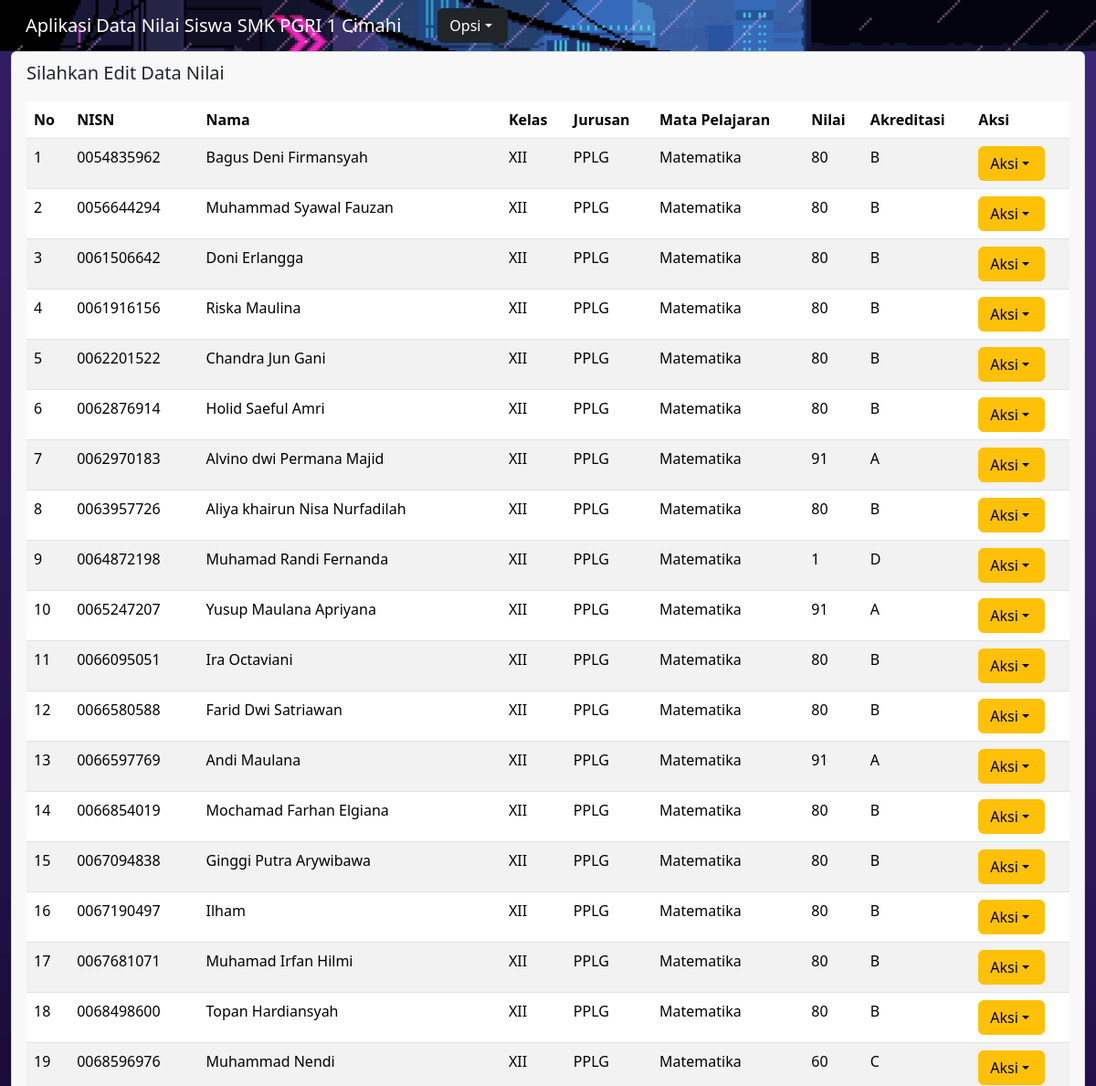
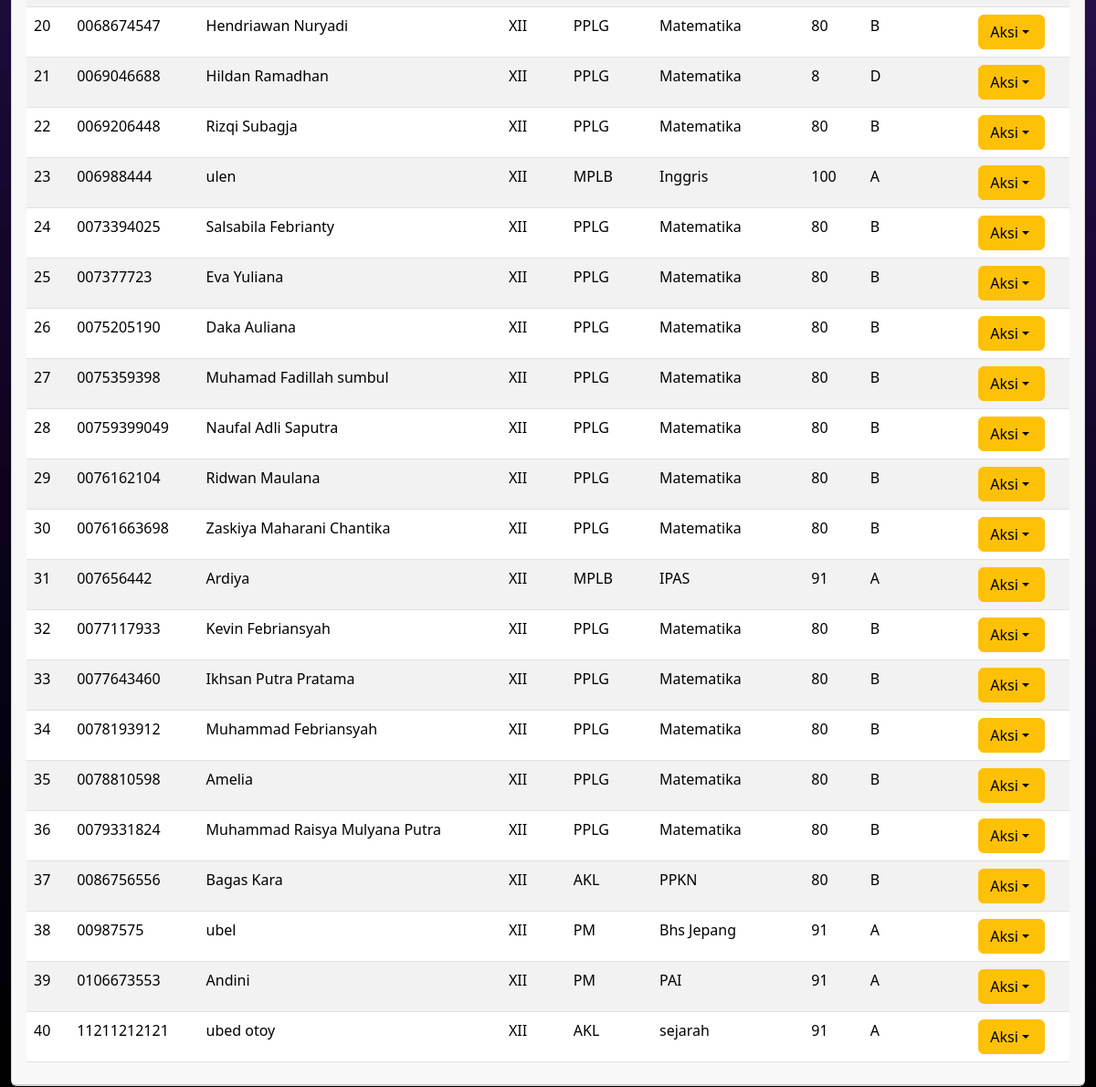
The page / on the database its author committed (2 pictures, top to bottom).
### tables this page shows
CREATE TABLE `tb_nilai` (
  `nisn` varchar(15) NOT NULL,
  `nama` varchar(50) NOT NULL,
  `kelas` varchar(3) NOT NULL,
  `jurusan` text NOT NULL,
  `mata_pelajaran` text NOT NULL,
  `nilai` int(11) NOT NULL
);

### index.php (the view, shortened to what this page needs)
<!doctype html>
<?php
include 'koneksi.php';
?>
<html lang="en">
<head>
  <link rel="stylesheet" href="https://cdn.jsdelivr.net/npm/bootstrap@5.3.3/dist/css/bootstrap.rtl.min.css">
</head>
<body>
  <nav class="navbar navbar-expand-lg navbar-dark bg-dark navbar-custom">
    <div class="container-fluid">
      <a class="navbar-brand">Aplikasi Data Nilai Siswa SMK PGRI 1 Cimahi</a>
      <div class="collapse navbar-collapse" id="navbarNavDarkDropdown">
        <ul class="navbar-nav">
          <li class="nav-item dropdown">
            <button class="btn btn-dark dropdown-toggle" data-bs-toggle="dropdown" aria-expanded="false">
              Opsi
            </button>
          </li>
        </ul>
      </div>
    </div>
  </nav>
  <div class="container-fluid">
    <div class="row">
    <div class="col">
    <div class="card mb-4">
      <div class="card-header">
          <figure>
            <blockquote class="blockquote">
              <p>Silahkan Edit Data Nilai</p>
            </blockquote>
          </figure>
           <div class="table-responsive">
          <table class="table table-striped">
            <thead>
              <tr>
                <th scope="col">No</th>
                <th scope="col">NISN</th>
                <th scope="col">Nama</th>
                <th scope="col">Kelas</th>
                <th scope="col">Jurusan</th>
                <th scope="col">Mata Pelajaran</th>
                <th scope="col">Nilai</th>
                <th scope="col">Akreditasi</th>
                <th scope="col">Aksi</th>
              </tr>
            </thead>
            <tbody>
              <?php
                $query = "SELECT * FROM tb_nilai";
                $sql = mysqli_query($koneksi, $query);
                $nomor = 1;
                while($data = mysqli_fetch_array($sql)) {
                  $nilai = $data['nilai'];
                  if ($nilai >= 90 && $nilai <= 100) {
                    $akreditasi = 'A';
                  } elseif ($nilai >= 70 && $nilai <= 89) {
                    $akreditasi = 'B';
                  } elseif ($nilai >= 50 && $nilai <= 69) {
                    $akreditasi = 'C';
                  } elseif ($nilai >= 0 && $nilai <= 49) {
                    $akreditasi = 'D';
                  } else {
                    $akreditasi = '';
                  }
              ?>
                  <tr>
                    <td><?php echo $nomor++; ?></td>
                    <td><?php echo $data['nisn']; ?></td>
                    <td><?php echo $data['nama']; ?></td>
                    <td><?php echo $data['kelas']; ?></td>
                    <td><?php echo $data['jurusan']; ?></td>
                    <td><?php echo $data['mata_pelajaran']; ?></td>
                    <td><?php echo $nilai; ?></td>
                    <td><?php echo $akreditasi; ?></td>
                    <td>
                      <div class="dropdown">
                        <button class="btn btn-warning dropdown-toggle" type="button" data-bs-toggle="dropdown" aria-expanded="false">
                          Aksi
                        </button>
                      </div>
                    </td>
                  </tr>
              <?php
                }
              ?>
            </tbody>
          </table>
        </div>
      </div>
    </div>
  </div>
</body>
</html>

### index.php (style rules this page uses)
.navbar-custom { background-image: url('xK.gif'); background-size: cover; }
body { background-image: url('darkpurple.jpg'); background-size: cover; background-repeat: no-repeat; background-attachment: fixed; margin: 0; display: flex; flex-direction: column; min-height: 100vh }
.card { margin-bottom: 150px; }
.table-responsive { max-height: calc(100vh - 180px); overflow-y: auto; }

### rows shown on the page
tb_nilai: nisn "0054835962", nama "Bagus Deni Firmansyah", kelas "XII", jurusan "PPLG", mata_pelajaran "Matematika", nilai "80", nilai "B"
tb_nilai: nisn "0056644294", nama "Muhammad Syawal Fauzan", kelas "XII", jurusan "PPLG", mata_pelajaran "Matematika", nilai "80", nilai "B"
tb_nilai: nisn "0061506642", nama "Doni Erlangga", kelas "XII", jurusan "PPLG", mata_pelajaran "Matematika", nilai "80", nilai "B"
tb_nilai: nisn "0061916156", nama "Riska Maulina", kelas "XII", jurusan "PPLG", mata_pelajaran "Matematika", nilai "80", nilai "B"
tb_nilai: nisn "0062201522", nama "Chandra Jun Gani", kelas "XII", jurusan "PPLG", mata_pelajaran "Matematika", nilai "80", nilai "B"
tb_nilai: nisn "0062876914", nama "Holid Saeful Amri", kelas "XII", jurusan "PPLG", mata_pelajaran "Matematika", nilai "80", nilai "B"
tb_nilai: nisn "0062970183", nama "Alvino dwi Permana Majid", kelas "XII", jurusan "PPLG", mata_pelajaran "Matematika", nilai "91", nilai "A"
tb_nilai: nisn "0063957726", nama "Aliya khairun Nisa Nurfadilah", kelas "XII", jurusan "PPLG", mata_pelajaran "Matematika", nilai "80", nilai "B"
tb_nilai: nisn "0064872198", nama "Muhamad Randi Fernanda", kelas "XII", jurusan "PPLG", mata_pelajaran "Matematika", nilai "1", nilai "D"
tb_nilai: nisn "0065247207", nama "Yusup Maulana Apriyana", kelas "XII", jurusan "PPLG", mata_pelajaran "Matematika", nilai "91", nilai "A"
tb_nilai: nisn "0066095051", nama "Ira Octaviani", kelas "XII", jurusan "PPLG", mata_pelajaran "Matematika", nilai "80", nilai "B"
tb_nilai: nisn "0066580588", nama "Farid Dwi Satriawan", kelas "XII", jurusan "PPLG", mata_pelajaran "Matematika", nilai "80", nilai "B"
tb_nilai: nisn "0066597769", nama "Andi Maulana", kelas "XII", jurusan "PPLG", mata_pelajaran "Matematika", nilai "91", nilai "A"
tb_nilai: nisn "0066854019", nama "Mochamad Farhan Elgiana", kelas "XII", jurusan "PPLG", mata_pelajaran "Matematika", nilai "80", nilai "B"
tb_nilai: nisn "0067094838", nama "Ginggi Putra Arywibawa", kelas "XII", jurusan "PPLG", mata_pelajaran "Matematika", nilai "80", nilai "B"
tb_nilai: nisn "0067190497", nama "Ilham", kelas "XII", jurusan "PPLG", mata_pelajaran "Matematika", nilai "80", nilai "B"
tb_nilai: nisn "0067681071", nama "Muhamad Irfan Hilmi", kelas "XII", jurusan "PPLG", mata_pelajaran "Matematika", nilai "80", nilai "B"
tb_nilai: nisn "0068498600", nama "Topan Hardiansyah", kelas "XII", jurusan "PPLG", mata_pelajaran "Matematika", nilai "80", nilai "B"
tb_nilai: nisn "0068596976", nama "Muhammad Nendi", kelas "XII", jurusan "PPLG", mata_pelajaran "Matematika", nilai "60", nilai "C"
tb_nilai: nisn "0068674547", nama "Hendriawan Nuryadi", kelas "XII", jurusan "PPLG", mata_pelajaran "Matematika", nilai "80", nilai "B"
tb_nilai: nisn "0069046688", nama "Hildan Ramadhan", kelas "XII", jurusan "PPLG", mata_pelajaran "Matematika", nilai "8", nilai "D"
tb_nilai: nisn "0069206448", nama "Rizqi Subagja", kelas "XII", jurusan "PPLG", mata_pelajaran "Matematika", nilai "80", nilai "B"
tb_nilai: nisn "006988444", nama "ulen", kelas "XII", jurusan "MPLB", mata_pelajaran "Inggris", nilai "100", nilai "A"
tb_nilai: nisn "0073394025", nama "Salsabila Febrianty", kelas "XII", jurusan "PPLG", mata_pelajaran "Matematika", nilai "80", nilai "B"
tb_nilai: nisn "007377723", nama "Eva Yuliana", kelas "XII", jurusan "PPLG", mata_pelajaran "Matematika", nilai "80", nilai "B"
tb_nilai: nisn "0075205190", nama "Daka Auliana", kelas "XII", jurusan "PPLG", mata_pelajaran "Matematika", nilai "80", nilai "B"
tb_nilai: nisn "0075359398", nama "Muhamad Fadillah sumbul", kelas "XII", jurusan "PPLG", mata_pelajaran "Matematika", nilai "80", nilai "B"
tb_nilai: nisn "00759399049", nama "Naufal Adli Saputra", kelas "XII", jurusan "PPLG", mata_pelajaran "Matematika", nilai "80", nilai "B"
tb_nilai: nisn "0076162104", nama "Ridwan Maulana", kelas "XII", jurusan "PPLG", mata_pelajaran "Matematika", nilai "80", nilai "B"
tb_nilai: nisn "00761663698", nama "Zaskiya Maharani Chantika", kelas "XII", jurusan "PPLG", mata_pelajaran "Matematika", nilai "80", nilai "B"
tb_nilai: nisn "007656442", nama "Ardiya", kelas "XII", jurusan "MPLB", mata_pelajaran "IPAS", nilai "91", nilai "A"
tb_nilai: nisn "0077117933", nama "Kevin Febriansyah", kelas "XII", jurusan "PPLG", mata_pelajaran "Matematika", nilai "80", nilai "B"
tb_nilai: nisn "0077643460", nama "Ikhsan Putra Pratama", kelas "XII", jurusan "PPLG", mata_pelajaran "Matematika", nilai "80", nilai "B"
tb_nilai: nisn "0078193912", nama "Muhammad Febriansyah", kelas "XII", jurusan "PPLG", mata_pelajaran "Matematika", nilai "80", nilai "B"
tb_nilai: nisn "0078810598", nama "Amelia", kelas "XII", jurusan "PPLG", mata_pelajaran "Matematika", nilai "80", nilai "B"
tb_nilai: nisn "0079331824", nama "Muhammad Raisya Mulyana Putra", kelas "XII", jurusan "PPLG", mata_pelajaran "Matematika", nilai "80", nilai "B"
tb_nilai: nisn "0086756556", nama "Bagas Kara", kelas "XII", jurusan "AKL", mata_pelajaran "PPKN", nilai "80", nilai "B"
tb_nilai: nisn "00987575", nama "ubel", kelas "XII", jurusan "PM", mata_pelajaran "Bhs Jepang", nilai "91", nilai "A"
tb_nilai: nisn "0106673553", nama "Andini", kelas "XII", jurusan "PM", mata_pelajaran "PAI", nilai "91", nilai "A"
tb_nilai: nisn "11211212121", nama "ubed otoy", kelas "XII", jurusan "AKL", mata_pelajaran "sejarah", nilai "91", nilai "A"
